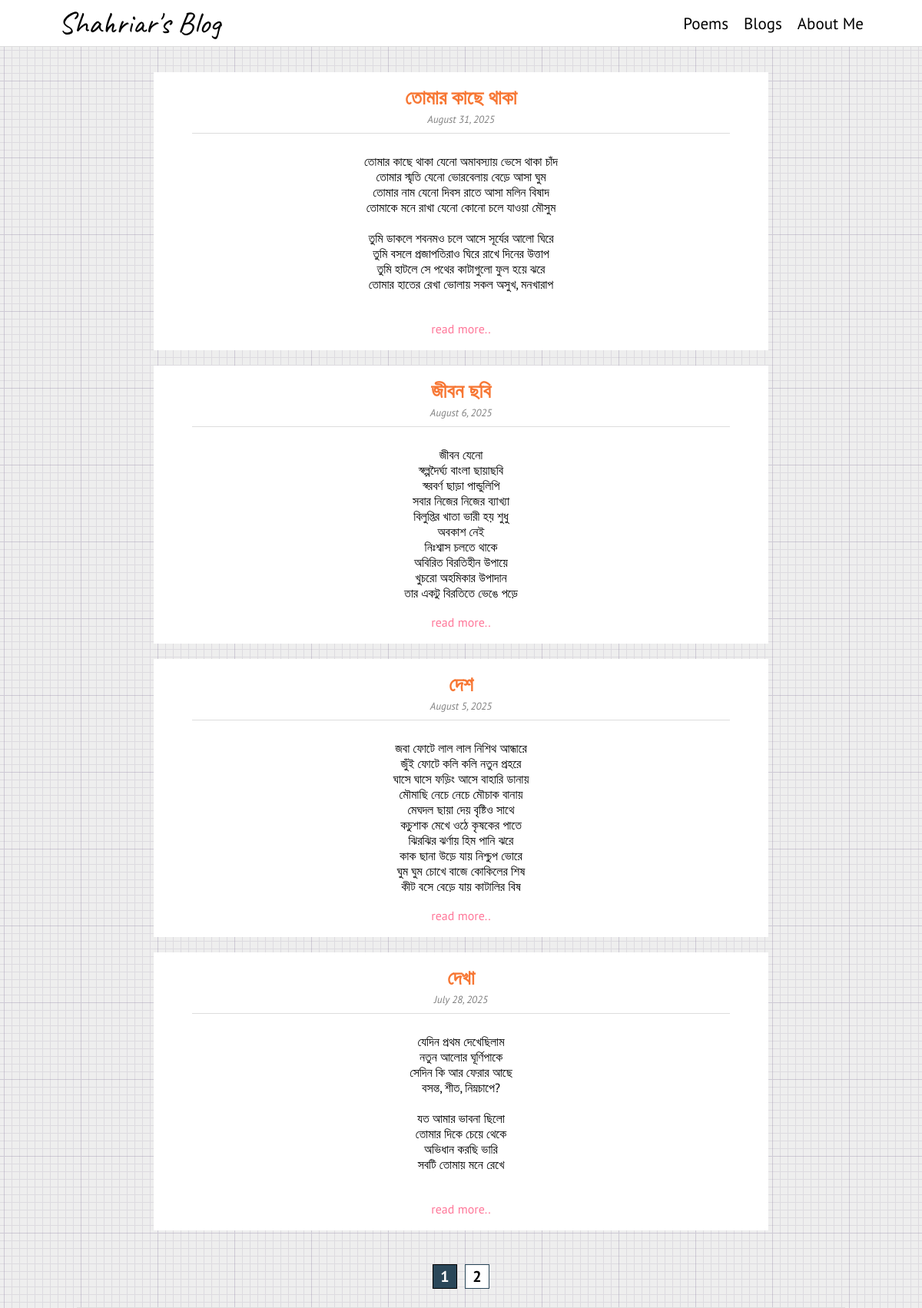
The page /poemlist/ on the database its author committed.
### blog/models.py (models this page shows, shortened)
class Poem(models.Model):
    title = models.CharField(max_length=200)
    content = models.TextField()
    published_date = models.DateTimeField(default=timezone.now, blank=True)

### blog/views.py (the view)
# urls.py: path('poemlist/', views.poemlist, name='poemlist'),
def poemlist(request):
    all_poems = Poem.objects.order_by("-published_date")
    paginator = Paginator(all_poems, 4)
    page_number = request.GET.get('page')
    try:
        poems = paginator.page(page_number)
    except PageNotAnInteger:
        poems = paginator.page(1)
    except EmptyPage:
        poems = paginator.page(paginator.num_pages)
    context = {'poems': poems}
    return render(request, 'blog/poemlist.html', context)

### blog/templates/blog/poemlist.html (shortened to what this page needs)
{% load static %}
<!DOCTYPE html>
<html lang="en">
  <head>
    <link rel="stylesheet" href="{% static 'styles/poemlist.css' %}">
    <link rel="stylesheet" href="{% static 'styles/style.css' %}">
  </head>
  <body>
    <div class="nav-wrapper">
      <div class="nav-content">
        <div class="nav-logo">
          <a href="{% url 'blog' %}">Shahriar's Blog</a>
        </div>
        <div class="nav-options">
          <div class="nav-poemlist"><a href="{% url 'poemlist' %}">Poems</a></div>
          <div class="nav-bloglist"><a href="{% url 'bloglist' %}">Blogs</a></div>
          <div class="nav-about"><a href="{% url 'about' %}">About Me</a></div>
        </div>
      </div>
    </div>
    <div class="poemlist-wrapper">
      <div class="poemlist-container">
        {% for poem in poems %}
        <div class="poemlist-entry">
          <header class="poemlist-header">
            <div class="poemlist-title"><a href="{% url 'poem_detail' poem.pk %}"><strong>{{poem.title}}</strong></a></div>
            <div class="poemlist-date"><small><i>{{poem.published_date|date:"F j, Y"}}</i></small></div><br>
          </header>
          <div class="poemlist-content">
            <p>{{poem.content|linebreaksbr}}</p>
          </div>
          <div class="read-more"><a href="{% url 'poem_detail' poem.pk %}">read more..</a></div>
        </div>
        {% endfor %}
        {% if poems.has_other_pages %}
        <div class="pagination-wrapper">
          <div class="pagination">
            <span class="step-links">
              <span class="current">
                {{ poems.number }}
              </span>
              {% if poems.has_next %}
              <div class="page-next">
                <a href="?page={{ poems.next_page_number }}">{{poems.next_page_number}}</a>
                {% endif %}
              </div>
            </span>
          </div>
        </div>
        {% endif %}
      </div>
    </div>
  </body>
</html>

### blog/static/styles/poemlist.css (style rules this page uses)
.poemlist-wrapper { display: flex; min-height: 100vh; width: 100%; padding-top: 30px; justify-content: center; position: relative; box-sizing: border-box; }
.poemlist-container { position: relative; top: auto; margin-top: 8vh; width: 90%; max-width: 1000px; padding: 0 15px; }
.poemlist-entry { display: flex; justify-content: center; flex-direction: column; position: relative; align-items: center; width: 100%; max-width: 800px; height: auto; min-height: 250px; background-color: white; margin-bottom: 20px; font-size: 16px; padding-top: 90px; padding-bottom: 40px; box-sizing: border-box; margin-left: auto; margin-right: auto; }
.poemlist-header { position: absolute; top: 0; left: 50%; transform: translateX(-50%); display: flex; flex-direction: column; row-gap: 1px; align-items: center; border-bottom: 1px solid #ddd; width: 90%; max-width: 700px; height: 80px; padding: 1em 1em; box-sizing: border-box; text-align: center; }
.poemlist-header a { text-decoration: none; color: #f77734; }
.poemlist-title { font-size: 26px; word-wrap: break-word; }
.poemlist-date { margin-bottom: 5px; height: 20px; color: grey; }
.poemlist-content { position: relative; top: auto; height: auto; max-height: 200px; display: flex; width: 100%; justify-content: center; overflow: hidden; margin-bottom: 2vh; margin-top: 2vh; padding: 0 5%; box-sizing: border-box; }
.poemlist-content p { text-align: center; margin: 0; max-width: 700px; }
.read-more { position: absolute; bottom: 5%; left: 50%; transform: translateX(-50%); }
.read-more a { text-decoration: none; color: #f79; }

### blog/static/styles/style.css (style rules this page uses)
* { margin: 0px; padding: 0px; }
html { height: 100%; }
body { font-family: 'PT Sans', 'Hind Siliguri', sans-serif; min-height: 100vh; background-color: #eeeeee; }
.nav-wrapper { position: fixed; z-index: 999; display: flex; width: 100%; justify-content: center; height: 60px; background-color: white; border-bottom: 1px solid #ddd; align-items: center; }
.nav-content { width: 90%; max-width: 1200px; padding: 0 1em; display: flex; justify-content: space-between; align-items: center; height: 100%; box-sizing: border-box; }
.nav-options { display: flex; width: auto; column-gap: 20px; align-items: center; font-family: 'PT Sans', sans-serif; font-size: 21px; }
.nav-options a { text-decoration: none; color: black; }
.nav-logo a { text-decoration: none; color: black; }
.nav-logo { font-family: 'Caveat', sans-serif; font-size: 40px; }
.pagination-wrapper { display: flex; justify-content: center; align-items: center; width: 100%; height: 80px; border-bottom: 1px solid #ddd; }
.pagination { display: flex; justify-content: center; align-items: center; margin: 0 auto; }
.step-links { text-decoration: none; color: black; display: flex; column-gap: 10px; align-items: center; justify-content: center; }
.current { height: 30px; width: 30px; background-color: #2a4759; display: flex; justify-content: center; align-items: center; border: 1px solid black; color: white; font-size: 20px; font-weight: bold; }
.page-next { height: 30px; width: 30px; display: flex; background-color: white; border: 1px solid #2a4759; display: flex; justify-content: center; align-items: center; color: white; font-size: 20px; font-weight: bold; }
.page-next a { text-decoration: none; color: black; }

### rows shown on the page
Poem: title "তোমার কাছে থাকা", published_date "August 31, 2025", content "তোমার কাছে থাকা যেনো অমাবস্যায় ভেসে থাকা চাঁদ তোমার স্মৃতি যেনো ভোরবেলায় বেড়ে আসা ঘুম তোমার নাম যেনো দিবস রাতে আসা মলিন বিষাদ তোমাকে মনে রাখা যেনো কোনো চলে যাওয়া মৌসুম তুমি ডাকলে শবনমও চলে আসে সূর্যের আলো ঘিরে তুমি বসলে প্রজাপতিরাও ঘিরে রাখে দিনের উত্তাপ তুমি হাটলে সে পথের কাটাগুলো ফুল হয়ে ঝরে তোমার হাতের রেখা ভোলায় সকল অসুখ, মনখারাপ"
Poem: title "জীবন ছবি", published_date "August 6, 2025", content "জীবন যেনো স্বল্পদৈর্ঘ্য বাংলা ছায়াছবি স্বরবর্ণ ছাড়া পান্ডুলিপি সবার নিজের নিজের ব্যাখ্যা বিলুপ্তির খাতা ভারী হয় শুধু অবকাশ নেই নিঃশ্বাস চলতে থাকে অবিরিত বিরতিহীন উপায়ে খুচরো অহমিকার উপাদান তার একটু বিরতিতে ভেঙে পড়ে"
Poem: title "দেশ", published_date "August 5, 2025", content "জবা ফোটে লাল লাল নিশিথ আন্ধারে জুঁই ফোটে কলি কলি নতুন প্রহরে ঘাসে ঘাসে ফড়িং আসে বাহারি ডানায় মৌমাছি নেচে নেচে মৌচাক বানায় মেঘদল ছায়া দেয় বৃষ্টিও সাথে কচুশাক মেখে ওঠে কৃষকের পাতে ঝিরঝির ঝর্ণায় হিম পানি ঝরে কাক ছানা উড়ে যায় নিশ্চুপ ভোরে ঘুম ঘুম চোখে বাজে কোকিলের শিষ কীট বসে বেড়ে যায় কাটালির বিষ"
Poem: title "দেখা", published_date "July 28, 2025", content "যেদিন প্রথম দেখেছিলাম নতুন আলোর ঘূর্ণিপাকে সেদিন কি আর ফেরার আছে বসন্ত, শীত, নিম্নচাপে? যত আমার ভাবনা ছিলো তোমার দিকে চেয়ে থেকে অভিধান করছি ভারি সবটি তোমায় মনে রেখে"

### other values the page prints
{{ poems.number }} "1"
{{ poems.next_page_number }} "2"
